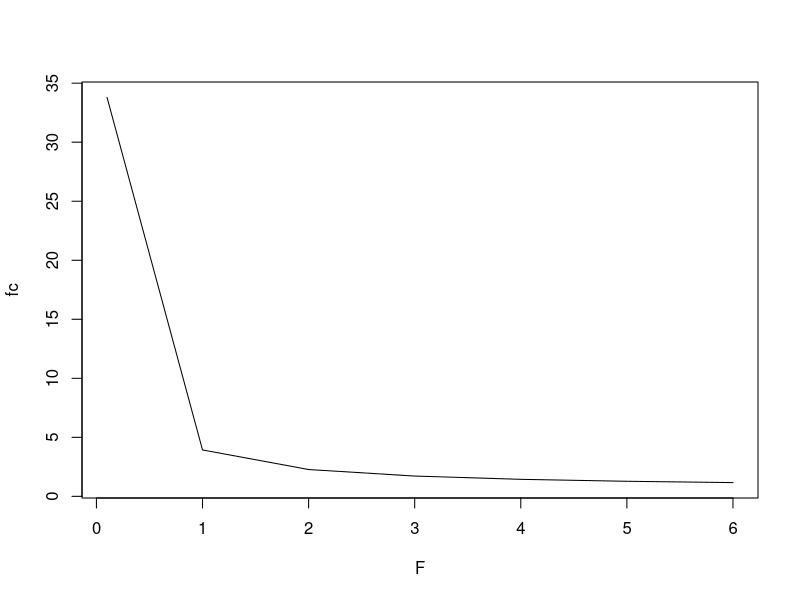

Recreate this plot in R.
#1. suction, moisture content
n = 0.477
psia = 35.6
b = 7.75
thetar = 0.15

z=seq(0,1.5,0.1)


#classwork
Ksat = 0.612
w = 2
n = 0.477
psia = 35.6
b = 7.75
psif = psia * (2*b+3)/(2*b+6) 
theta0 = 0.3 
Dtheta = n - theta0
P = Dtheta*psif
F = c(0.1,1:6) 
fc = Ksat*(1+P/F)
plot(F,fc,type = 'l')
Fp = (Ksat*P)/(w-Ksat)
tp = Fp/w